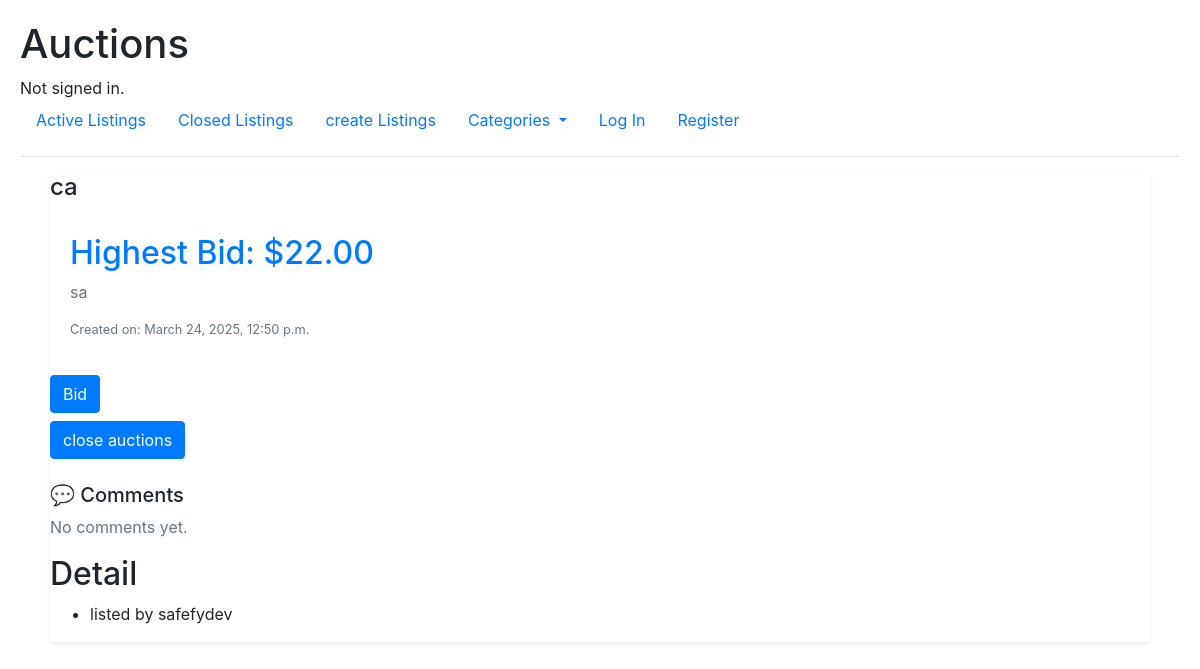
Page /listings/7 on the earlier database version.
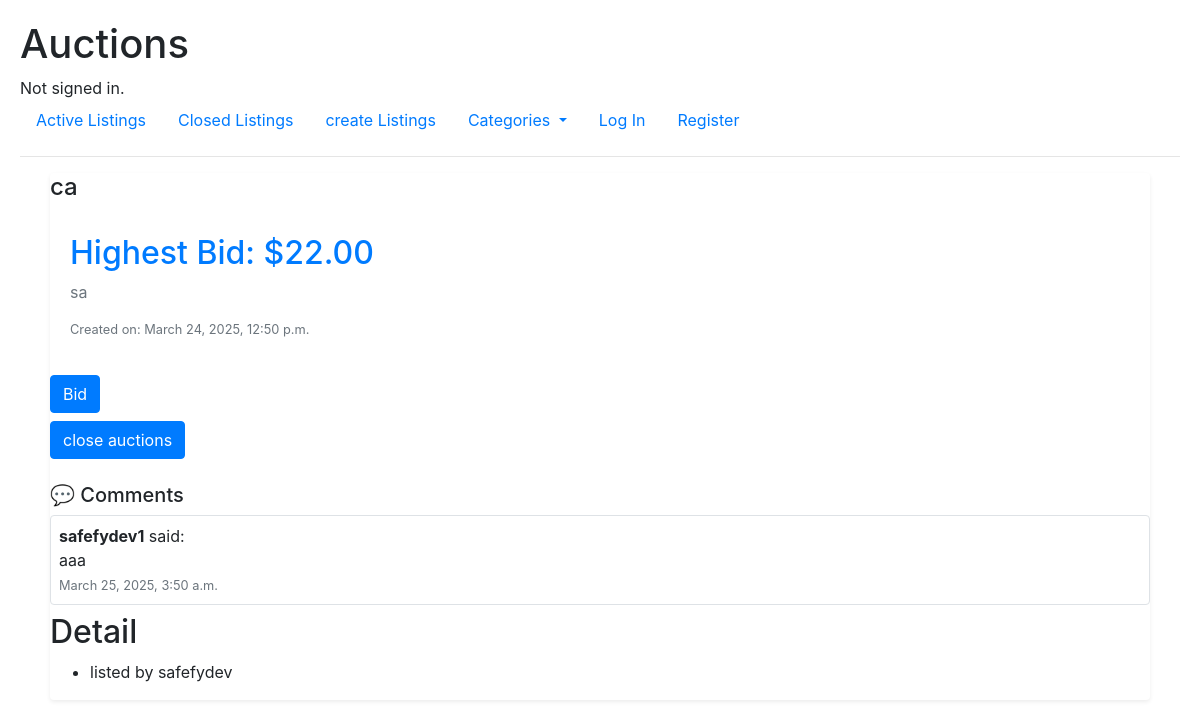
Same page on the later database version.
### auctions/models.py (models this page shows, shortened)
class Comment(models.Model):
    user = models.ForeignKey(User, on_delete=models.CASCADE)
    listing = models.ForeignKey(Listings, on_delete=models.CASCADE, related_name="comments")
    content = models.TextField()
    timestamp = models.DateTimeField(auto_now_add=True)

class User(AbstractUser):
    pass

### auctions/views.py (the view, shortened to what this page needs)
# urls.py: path("listings/<str:id>", views.listings, name="listings"),
def listings(request, id):
    item = get_object_or_404(Listings, id=id)
    item_user = item.user  # Directly use item.user
    usernamep = item_user.username
    highest_bid = Bidding.objects.filter(item=item).aggregate(Max('new_bidding'))['new_bidding__max'] or item.starting_bid
    currentbid = highest_bid
    you_bid = Bidding.objects.filter(item=item, user=request.user).exists() if request.user.is_authenticated else None
    comment_form = CommentForm()
    closeform = close_form()
    context = {
        "item": item,
        "username": usernamep,
        "currentbid": currentbid,
        "you_bid": you_bid,
        "comment_form": comment_form,
        "closeform": closeform,
        "close": "closed" if item.status == "close" else None
    }
    return render(request, "auctions/listings.html", context)

### auctions/templates/auctions/listings.html (shortened to what this page needs)
{% extends "auctions/layout.html" %}
{% block body %}
    <div>
        <div class="container-fluid">
                <div class="col-12">
                    <div class="card shadow-sm border-0">
                        <h4 class="card-title">{{ item.title }}</h4>
                        <div class="card-body">
                            <h2 class="text-primary fw-bold">Highest Bid: ${{ currentbid }}</h2>
                            <p class="card-text text-muted">{{ item.description }}</p>
                            <p class="small text-secondary">Created on: {{ item.create_at }}</p>
                        </div>
                        {% if form %}
                            <form action="{% url 'biding' item.id %}" method="POST">
                                {% csrf_token %}
                                <div class="form-group">
                                    {{ form.starting_bid }}
                                </div>
                                <button type="submit" class="btn btn-primary">Place Bid</button>
                            </form>
                        {% elif close %}
                            <div class="alert alert-dark text-center" role="alert">
                                Auction Closed
                            </div>
                        {% else %}
                            <a href="{% url 'biding' item.id %}">
                                <h4 class="btn btn-primary">Bid</h4>
                            </a>
                        {% endif %}
                        {% if closeform %}
                            <form action="{% url 'listings' item.id %}" method="POST">
                                <button type="submit" name="close" class="btn btn-primary">close auctions</button>
                            </form>
                        {% endif %}
                        <h5 class="mt-4">💬 Comments</h5>
                        {% if item.comments.all %}
                            {% for comment in item.comments.all %}
                                <div class="border rounded p-2 mb-2">
                                    <strong>{{ comment.user.username }}</strong> said:<br>
                                    {{ comment.content }}<br>
                                    <small class="text-muted">{{ comment.timestamp }}</small>
                                </div>
                            {% endfor %}
                        {% else %}
                            <p class="text-muted">No comments yet.</p>
                        {% endif %}
                        <div>
                            <h2>Detail</h2>
                            <ul>
                                <li>listed by {{ username }}</li>
                            </ul>
                        </div>
                    </div>
                </div>
        </div>
    </div>
{% endblock %}

Differences in the rows shown:
added Comment: user.username "safefydev1", content "aaa", timestamp "March 25, 2025, 3:50 a.m."
Other differences:
text no longer shown: "No comments yet."
